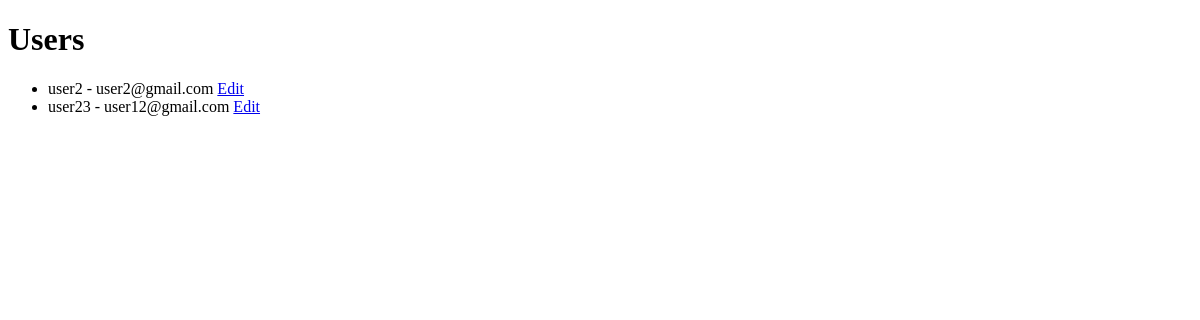
Before: /admin/users with the older database file.
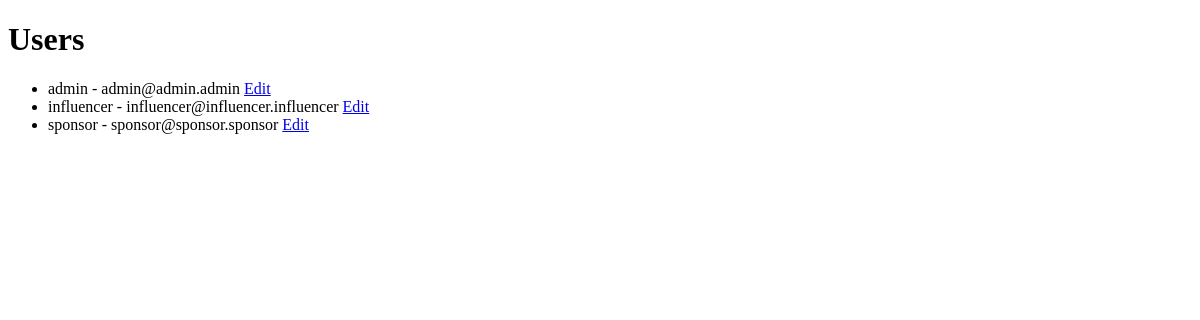
After: the same page with the newer database file.
### applications/models.py (models this page shows, shortened)
class User(db.Model):
    id = db.Column(db.Integer, primary_key=True)
    username = db.Column(db.String(80), unique=True, nullable=False)
    email = db.Column(db.String(120), unique=True, nullable=False)
    password = db.Column(db.String(128), nullable=False)
    role = db.Column(db.String(120), nullable=False)
    active = db.Column(db.Boolean, default=True)
    campaigns = db.relationship('Campaign', backref='user', lazy=True)

### applications/routes.py (the view)
@app.route('/admin/users', methods=['GET'])
def admin_view_users():
    users = User.query.all()
    return render_template('view_users.html', users=users)

### templates/view_users.html (shortened to what this page needs)
<!DOCTYPE html>
<html lang="en">
<head>
</head>
<body>
    <h1>Users</h1>
    <ul>
        {% for user in users %}
        <li>
            {{ user.username }} - {{ user.email }}
            <a href="{{ url_for('admin_edit_user', user_id=user.id) }}">Edit</a>
        </li>
        {% endfor %}
    </ul>
</body>
</html>

Changed rows visible on the page:
removed User: username "user2", email "user2@gmail.com"
removed User: username "user23", email "user12@gmail.com"
added User: username "admin", email "admin@admin.admin"
added User: username "influencer", email "influencer@influencer.influencer"
added User: username "sponsor", email "sponsor@sponsor.sponsor"
